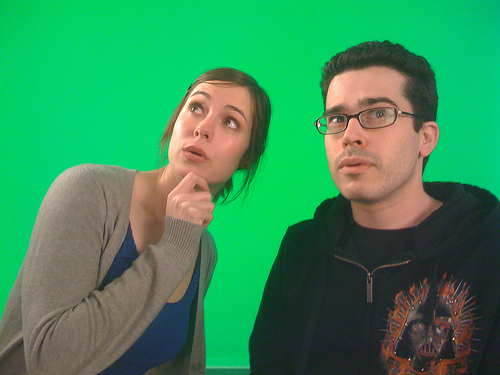
#> input picture 2015_pybootcamp_imgproc/images/greenscreen.jpg, 500 x 375 px
$ jupyter execute greenscreen.ipynb   (shell and % lines are left out)
#> lines starting #> are read from the running program, lines starting #| are printed output that depends on the picture; after the words box and inside, x2 and y2 are one past the last pixel; in counts of white or black regions, pixels touching at a corner belong together
[cell 1]
from __future__ import division, print_function

import matplotlib.pyplot as plt

import numpy as np

from skimage import io, img_as_float

[cell 2]
people = img_as_float(io.imread('../images/greenscreen.jpg'))
forest = img_as_float(io.imread('../images/forest.jpg'))
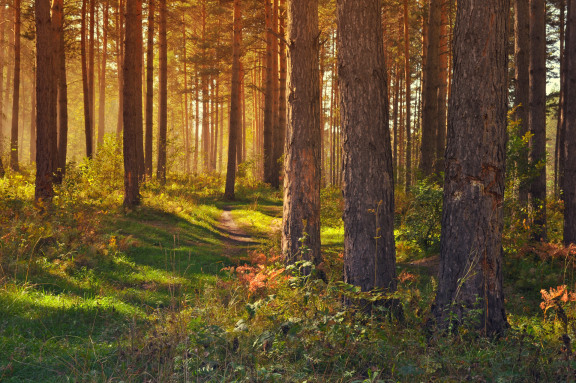
#> input picture 2015_pybootcamp_imgproc/images/forest.jpg, 576 x 383 px

[cell 3]
people_red = people[..., 0]
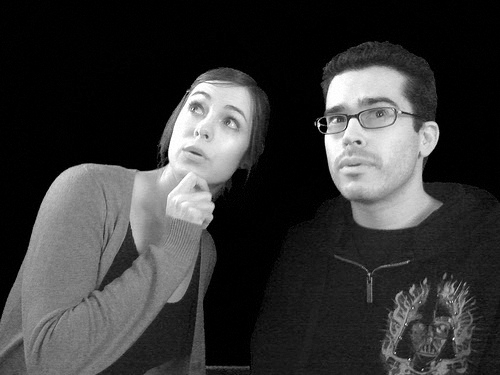
#> people_red: shape (375, 500) float64; min 0, max 1, mean 0.22
people_green = people[..., 1]
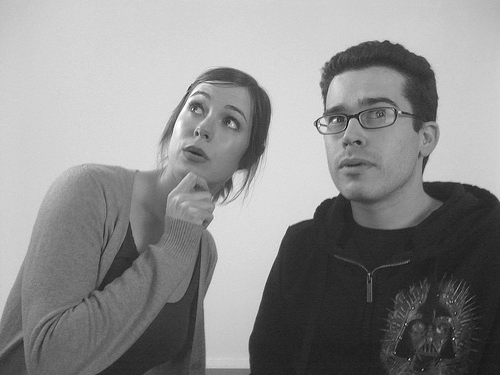
#> people_green: shape (375, 500) float64; min 0.0118, max 1, mean 0.552
people_blue = people[..., 2]
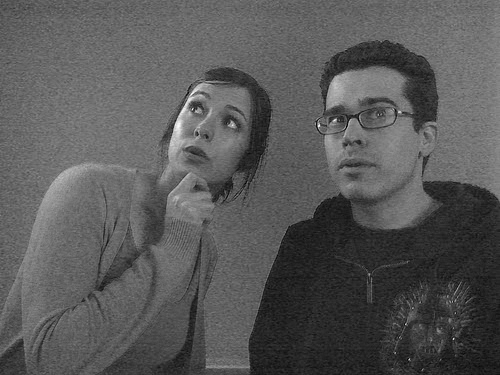
#> people_blue: shape (375, 500) float64; min 0, max 1, mean 0.347

[cell 4]
f, (ax0, ax1, ax2) = plt.subplots(1, 3, figsize=(10, 8))
ax0.imshow(people_red, cmap='gray')
ax1.imshow(people_green, cmap='gray')
ax2.imshow(people_blue, cmap='gray');

[cell 5]
plt.hist(people_red.ravel(), bins=255);
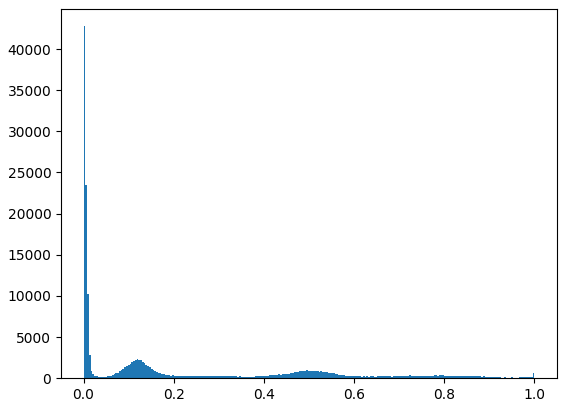
#> figure drawn by matplotlib, 1 panel; tallest bar 42777 high, from x = 0 to 0.00392

[cell 6]
plt.hist(people_green.ravel(), bins=255);
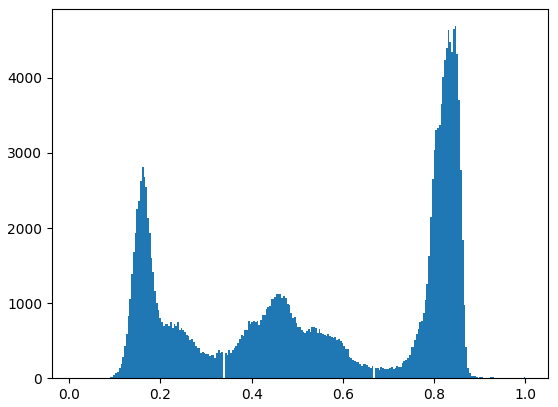
#> figure drawn by matplotlib, 1 panel; tallest bar 4688 high, from x = 0.845 to 0.849

[cell 7]
mask = (people_red > 0.02) & (people_green < 0.8) | (people_blue > 0.6)
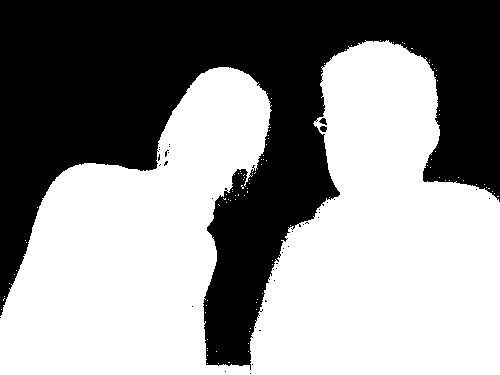
#> mask: shape (375, 500) bool; 56.7% white; 38 black regions (35 under 20 px), largest, box (x1, y1, x2, y2) and area: (0, 0, 500, 370) 80955, (319, 118, 327, 125) 34, (320, 126, 327, 132) 34
plt.imshow(mask, cmap='gray');

[cell 8]
new_forest = forest.copy()
new_forest[np.where(mask)] = people[mask]
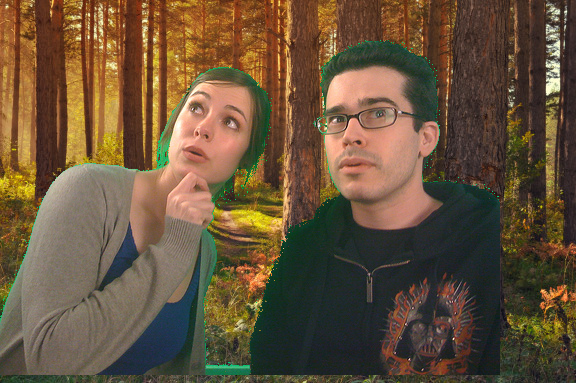
#> new_forest: shape (383, 576, 3) float64; mean R, G, B 0.407, 0.326, 0.231
